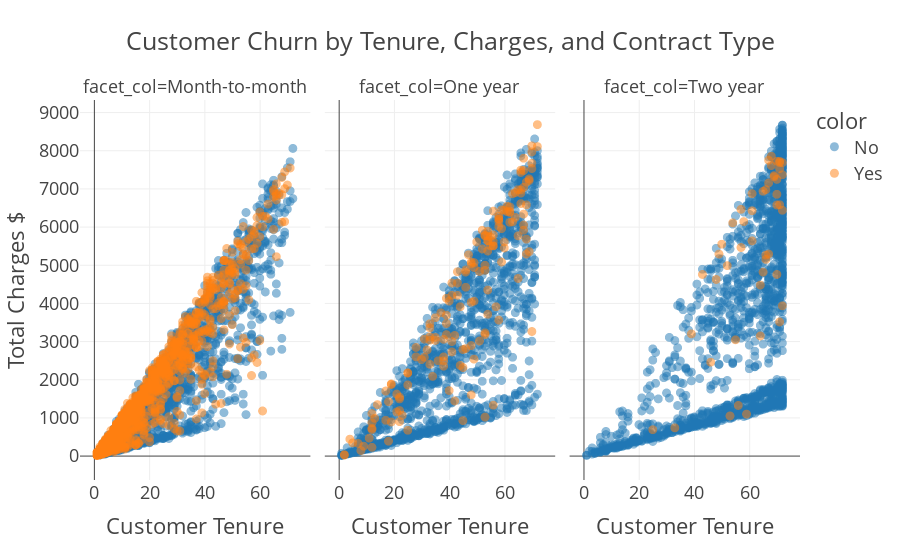

Notebook source saved alongside this figure:
### Code cell
import plotly.express as px

fig = px.scatter(x=Telco_df['tenure'], y=Telco_df['TotalCharges'], 
                 color = Telco_df['Churn'], template = 'presentation', 
                 opacity = 0.5, facet_col = Telco_df['Contract'], 
                 title = 'Customer Churn by Tenure, Charges, and Contract Type',
                 labels = {'x' : 'Customer Tenure', 'y' : 'Total Charges $'})
                
fig.show()

### Figure 1 — Plotly figure (JSON) as saved in the notebook; plotly's stock layout.template omitted (floating-point values rounded to 4 significant figures; data arrays with more than 128 entries replaced by an {"elided": "..."} marker saying what was removed)
{"data": [{"hovertemplate": "color=No<br>facet_col=Month-to-month<br>Customer Tenure=%{x}<br>Total Charges $=%{y}<extra></extra>", "legendgroup": "No", "marker": {"color": "#1F77B4", "opacity": 0.5, "symbol": "circle"}, "mode": "markers", "name": "No", "showlegend": true, "type": "scattergl", "x": {"elided": "2220 int values"}, "xaxis": "x", "y": {"elided": "2220 float values"}, "yaxis": "y"}, {"hovertemplate": "color=No<br>facet_col=One year<br>Customer Tenure=%{x}<br>Total Charges $=%{y}<extra></extra>", "legendgroup": "No", "marker": {"color": "#1F77B4", "opacity": 0.5, "symbol": "circle"}, "mode": "markers", "name": "No", "showlegend": false, "type": "scattergl", "x": {"elided": "1306 int values"}, "xaxis": "x2", "y": {"elided": "1306 float values"}, "yaxis": "y2"}, {"hovertemplate": "color=No<br>facet_col=Two year<br>Customer Tenure=%{x}<br>Total Charges $=%{y}<extra></extra>", "legendgroup": "No", "marker": {"color": "#1F77B4", "opacity": 0.5, "symbol": "circle"}, "mode": "markers", "name": "No", "showlegend": false, "type": "scattergl", "x": {"elided": "1637 int values"}, "xaxis": "x3", "y": {"elided": "1637 float values"}, "yaxis": "y3"}, {"hovertemplate": "color=Yes<br>facet_col=Month-to-month<br>Customer Tenure=%{x}<br>Total Charges $=%{y}<extra></extra>", "legendgroup": "Yes", "marker": {"color": "#FF7F0E", "opacity": 0.5, "symbol": "circle"}, "mode": "markers", "name": "Yes", "showlegend": true, "type": "scattergl", "x": {"elided": "1655 int values"}, "xaxis": "x", "y": {"elided": "1655 float values"}, "yaxis": "y"}, {"hovertemplate": "color=Yes<br>facet_col=One year<br>Customer Tenure=%{x}<br>Total Charges $=%{y}<extra></extra>", "legendgroup": "Yes", "marker": {"color": "#FF7F0E", "opacity": 0.5, "symbol": "circle"}, "mode": "markers", "name": "Yes", "showlegend": false, "type": "scattergl", "x": {"elided": "166 int values"}, "xaxis": "x2", "y": {"elided": "166 float values"}, "yaxis": "y2"}, {"hovertemplate": "color=Yes<br>facet_col=Two year<br>Customer Tenure=%{x}<br>Total Charges $=%{y}<extra></extra>", "legendgroup": "Yes", "marker": {"color": "#FF7F0E", "opacity": 0.5, "symbol": "circle"}, "mode": "markers", "name": "Yes", "showlegend": false, "type": "scattergl", "x": [68, 59, 43, 70, 71, 65, 57, 69, 57, 50, 71, 72, 72, 67, 66, 54, 61, 58, 25, 71, 56, 55, 72, 39, 67, 65, 66, 53, 66, 52, 49, 70, 61, 70, 68, 46, 33, 70, 67, 71, 71, 69, 72, 48, 64, 61, 64, 70], "xaxis": "x3", "y": [7612.0, 1100.0, 4760.0, 7250.0, 7532.0, 6938.0, 5465.0, 7318.0, 6465, 5551.0, 7691.0, 7373.0, 7690.0, 7156.0, 5155.0, 6110.0, 5638.0, 6145.0, 692.1, 3515.0, 1327.0, 3046.0, 6440.0, 3202.0, 5293.0, 4820.0, 5265.0, 1052.0, 6981.0, 4990.0, 5293.0, 4760.0, 6428.0, 6579.0, 7856, 2460.0, 740.3, 7724.0, 7752.0, 6585.0, 7724.0, 7349.0, 3937.0, 4628.0, 4481, 6876.0, 3148.0, 6860.0], "yaxis": "y3"}], "layout": {"annotations": [{"font": {}, "showarrow": false, "text": "facet_col=Month-to-month", "x": 0.16, "xanchor": "center", "xref": "paper", "y": 1, "yanchor": "bottom", "yref": "paper"}, {"font": {}, "showarrow": false, "text": "facet_col=One year", "x": 0.5, "xanchor": "center", "xref": "paper", "y": 1, "yanchor": "bottom", "yref": "paper"}, {"font": {}, "showarrow": false, "text": "facet_col=Two year", "x": 0.84, "xanchor": "center", "xref": "paper", "y": 1, "yanchor": "bottom", "yref": "paper"}], "legend": {"title": {"text": "color"}, "tracegroupgap": 0}, "title": {"text": "Customer Churn by Tenure, Charges, and Contract Type"}, "xaxis": {"anchor": "y", "domain": [0, 0.32], "title": {"text": "Customer Tenure"}}, "xaxis2": {"anchor": "y2", "domain": [0.34, 0.66], "matches": "x", "title": {"text": "Customer Tenure"}}, "xaxis3": {"anchor": "y3", "domain": [0.68, 1.0], "matches": "x", "title": {"text": "Customer Tenure"}}, "yaxis": {"anchor": "x", "domain": [0, 1], "title": {"text": "Total Charges $"}}, "yaxis2": {"anchor": "x2", "domain": [0, 1], "matches": "y", "showticklabels": false}, "yaxis3": {"anchor": "x3", "domain": [0, 1], "matches": "y", "showticklabels": false}}}
